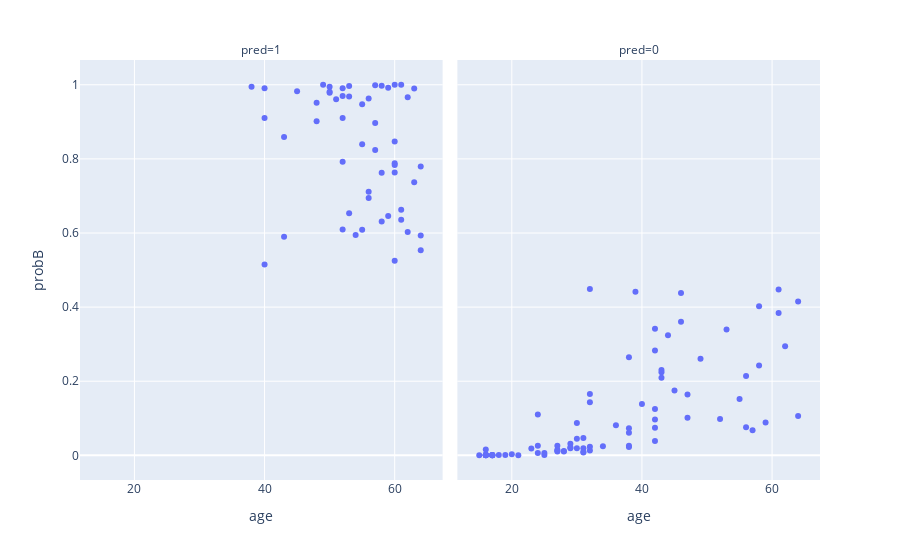

This figure's notebook cell:
### Markdown cell above
## Analise da probabilidade 

GaussianNB

### Code cell
px.scatter(data_frame=prob, y='probB',x='age', facet_col='pred')

### Figure 1 — Plotly figure (JSON) as saved in the notebook; plotly's stock layout.template omitted (floating-point values rounded to 4 significant figures)
{"data": [{"hovertemplate": "pred=1<br>age=%{x}<br>probB=%{y}", "showlegend": false, "legendgroup": "", "name": "", "yaxis": "y", "marker": {"color": "#636efa", "symbol": "circle"}, "hoverlabel": {"namelength": 0}, "mode": "markers", "xaxis": "x", "y": [0.9968, 0.9903, 0.6356, 0.9971, 0.5532, 0.6307, 0.7636, 0.7791, 0.59, 0.8966, 0.9781, 0.963, 0.6095, 0.8589, 1.0, 0.9945, 0.6941, 0.5934, 0.8239, 0.5147, 0.6531, 0.9682, 1.0, 0.9607, 0.9985, 1.0, 0.6085, 0.9814, 0.7921, 0.7115, 0.6458, 0.6025, 0.8395, 0.9946, 0.8466, 0.91, 0.9898, 0.737, 0.9474, 0.7833, 0.9903, 0.9918, 0.7623, 0.6626, 0.9516, 0.525, 0.9106, 0.9694, 0.9822, 0.5944, 0.9013, 0.9661, 0.7885], "x": [53, 52, 61, 58, 64, 58, 60, 64, 43, 57, 50, 56, 52, 43, 49, 38, 56, 64, 57, 40, 53, 53, 61, 51, 57, 60, 55, 50, 52, 56, 59, 62, 55, 50, 60, 40, 63, 63, 55, 60, 40, 59, 58, 61, 48, 60, 52, 52, 45, 54, 48, 62, 60], "type": "scatter"}, {"hovertemplate": "pred=0<br>age=%{x}<br>probB=%{y}", "showlegend": false, "legendgroup": "", "name": "", "yaxis": "y2", "marker": {"color": "#636efa", "symbol": "circle"}, "hoverlabel": {"namelength": 0}, "mode": "markers", "xaxis": "x2", "y": [0.03143, 0.11, 0.01905, 0.006381, 0.04507, 0.0003153, 0.02441, 0.009992, 0.0005361, 0.0004147, 0.2305, 0.02246, 0.06107, 0.4024, 0.2644, 0.2427, 0.06782, 0.006021, 0.0007224, 0.000974, 0.07563, 0.2245, 0.09802, 0.0811, 0.02297, 0.1432, 0.01939, 0.02592, 0.0002504, 0.1061, 0.0003387, 0.0884, 0.01558, 0.1388, 0.03861, 0.01916, 0.01151, 0.0007982, 0.01491, 0.2094, 0.2945, 0.001013, 0.001026, 0.4476, 0.3413, 0.01047, 0.0007239, 0.08702, 0.0005923, 0.152, 0.07332, 0.2829, 0.001394, 0.02568, 0.0003305, 0.4149, 0.0188, 0.01307, 0.1653, 0.3603, 0.02621, 0.02176, 0.1253, 0.4412, 0.3238, 0.3398, 0.261, 0.4492, 0.1014, 0.4383, 0.0004784, 0.04675, 0.0969, 0.07437, 0.01217, 0.007832, 0.0007683, 0.000372, 0.1752, 0.1641, 0.2142, 0.001181, 0.002646, 0.01059, 0.0005386, 0.3841], "x": [29, 24, 29, 24, 30, 16, 34, 31, 17, 17, 43, 38, 38, 58, 38, 58, 57, 25, 19, 16, 56, 43, 52, 36, 32, 32, 30, 27, 15, 64, 17, 59, 16, 40, 42, 31, 28, 18, 27, 43, 62, 25, 17, 61, 42, 28, 17, 30, 16, 55, 38, 42, 16, 24, 17, 64, 23, 32, 32, 46, 38, 29, 42, 39, 44, 53, 49, 32, 47, 46, 16, 31, 42, 42, 27, 31, 16, 16, 45, 47, 56, 16, 20, 27, 21, 61], "type": "scatter"}], "layout": {"yaxis": {"domain": [0, 1], "anchor": "x", "title": {"text": "probB"}}, "xaxis2": {"matches": "x", "domain": [0.51, 1], "anchor": "y2", "title": {"text": "age"}}, "annotations": [{"yanchor": "bottom", "xref": "paper", "xanchor": "center", "yref": "paper", "text": "pred=1", "y": 1, "x": 0.245, "font": {}, "showarrow": false}, {"yanchor": "bottom", "xref": "paper", "xanchor": "center", "yref": "paper", "text": "pred=0", "y": 1, "x": 0.755, "font": {}, "showarrow": false}], "yaxis2": {"matches": "y", "domain": [0, 1], "showticklabels": false, "anchor": "x2"}, "xaxis": {"domain": [0, 0.49], "anchor": "y", "title": {"text": "age"}}, "margin": {"t": 60}, "legend": {"tracegroupgap": 0}}}
